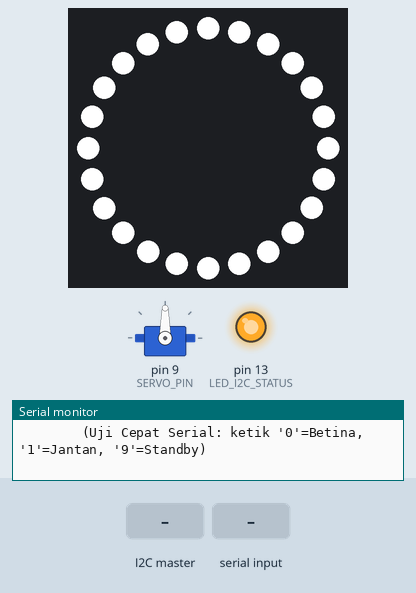
A sketch run on a simulated Arduino Uno, built with avr-gcc and run on an emulated ATmega328P. On the bench: 24 RGB LEDs in a ring, first at the top, clockwise, servo, output pins drawn as LEDs (lit = HIGH), the last lines printed to the serial monitor. Inputs (shaded band) come from the test bench.

Above: at 3.3 s.
3.4 s: the I2C master sends the byte 0
At 4.1 s:
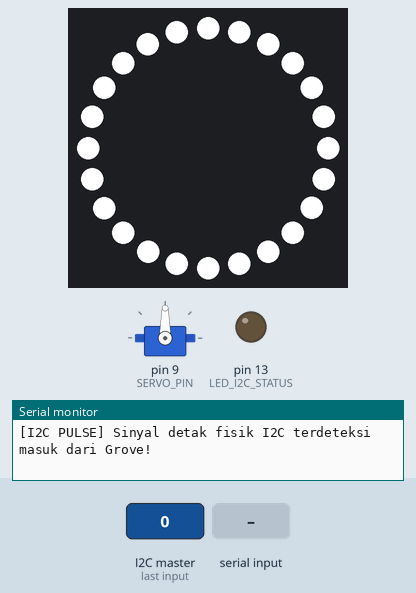
4.9 s: "0" received over Serial
At 6.1 s:
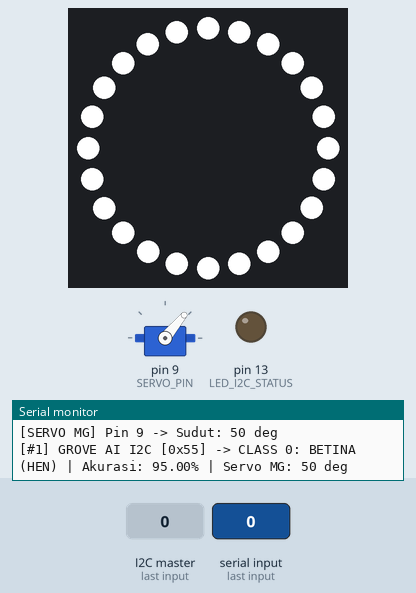
6.4 s: "1" received over Serial
At 7.2 s:
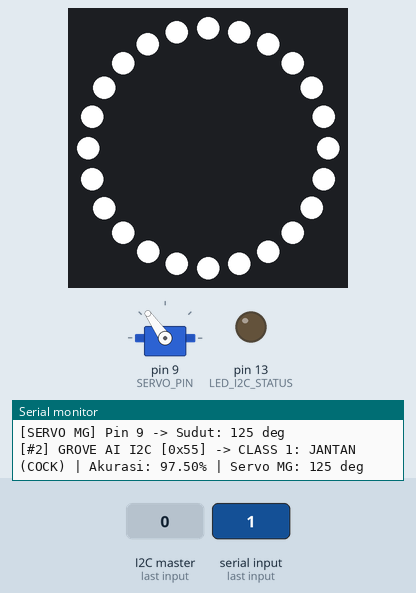
7.9 s: the I2C master sends the byte 1
At 8.8 s:
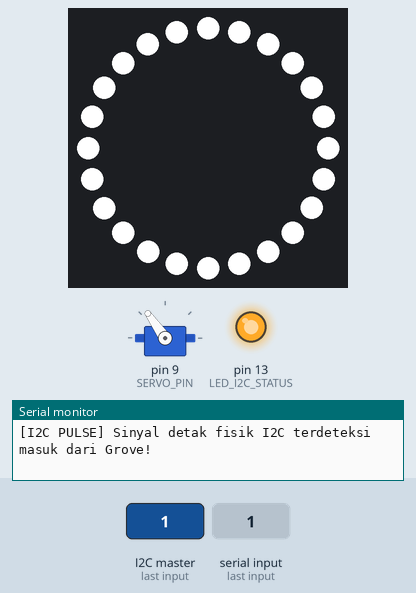
10.9 s: the I2C master sends the byte 9
At 12.3 s:
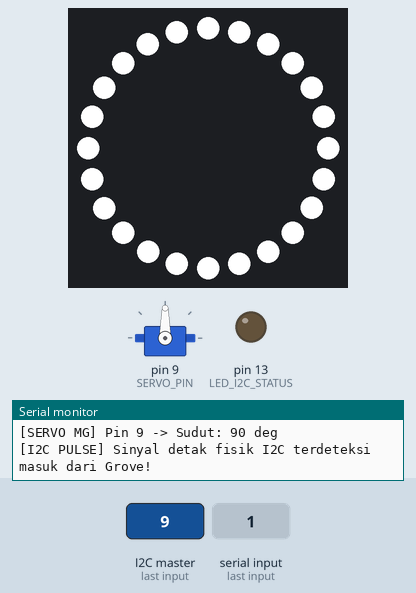
Timing chart, 0 to 13.9 s (numbered marks = the images above; inputs shaded):
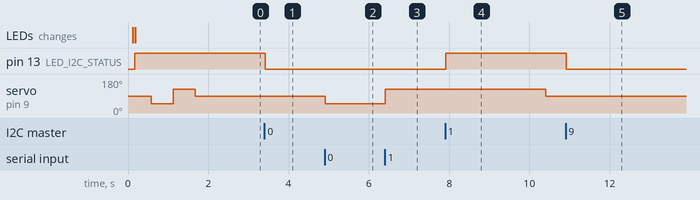

The sketch:

main_fix.ino
```cpp
/*
 * main_fix.ino — Firmware Master Controller Arduino Uno R3 (PP2 Egg Sexing AI)
 *
 * Target Board: "Arduino Uno" (ATmega328P @ 16 MHz)
 * Lokasi File : PP2/firmware/main_fix/main_fix.ino
 *
 * ARSITEKTUR SESUAI SKEMATIK HARDWARE:
 *   - Arduino Uno terhubung ke Logic Level Converter (U3) sisi HV (5V):
 *       Pin 18 (A4) -> SDA1 (HV2)
 *       Pin 19 (A5) -> SCL1 (HV1)
 *   - Sisi LV (3.3V) terhubung ke:
 *       Grove Vision AI V2 (PA3 -> SDA2, PA2 -> SCL2)
 *
 * PERBAIKAN KRUSIAL I2C:
 *   1. Menjadikan Arduino Uno sebagai PURE I2C SLAVE (0x55) tanpa pernah memanggil
 *      Wire.beginTransmission() yang menyebabkan driver TWI AVR terkunci di Master Mode.
 *   2. Menghapus perintah digitalWrite(SDA, LOW) yang sebelumnya mengganggu
 *      resistor pull-up 10k pada Logic Level Converter U3.
 *   3. Menjamin respon ACK 100% instan ke Grove Vision AI V2 di setiap inferensi.
 *   4. Kendali Motor Servo MG di Pin 9 (PWM Timer1) dengan Cooldown 4 detik.
 */

#include <Arduino.h>
#include <Wire.h>
#include <Servo.h>
#include <Adafruit_NeoPixel.h>

// ============================================================================
// 1. KONFIGURASI PERANGKAT KERAS (ARDUINO UNO R3)
// ============================================================================

// Alamat I2C Slave Arduino Uno (Target pengiriman dari Grove Vision AI V2)
#define GROVE_I2C_SLAVE_ADDR  0x55
#define I2C_BUS_FREQ          100000UL

// Pin LED Indikator I2C (LED "L" bawaan papan Arduino Uno pada Pin 13)
#define LED_I2C_STATUS        LED_BUILTIN // Pin 13

// Konfigurasi Lampu WS2812 / NeoPixel Ring (Pin D6)
// Wiring Fisik:
//   - GND -> GND Arduino / GND Power
//   - 5V  -> 5V Power Supply / 5V Arduino
//   - DI / D1 (Data In) -> Pin D6 Arduino
#define WS2812_PIN            6       // Pin data digital D6 (terhubung ke DI/D1 WS2812)
#define WS2812_NUM_LEDS       24      // Jumlah mata LED ring (mendukung 8, 12, 16, hingga 24 LED)
#define WS2812_BRIGHTNESS     255     // Kecerahan maksimal (0-255)

// Konfigurasi Motor Servo MG (Metal Gear) pada Pin 9
#define SERVO_PIN             9
#define SERVO_MIN_US          500     // Pulsa 0 derajat servo MG (500 us)
#define SERVO_MAX_US          2500    // Pulsa 180 derajat servo MG (2500 us)

// Sudut Gerak Servo Pemilah
#define SERVO_ANGLE_BETINA    50      // 45 derajat  -> Jalur Sortir Kiri (Betina)
#define SERVO_ANGLE_STANDBY   90      // 90 derajat  -> Posisi Netral / Standby
#define SERVO_ANGLE_JANTAN    125     // 135 derajat -> Jalur Sortir Kanan (Jantan)

// Durasi Tahan (Cooldown) Sebelum Servo Kembali ke Center (90°)
#define SORT_COOLDOWN_MS      4000UL  // 4 detik tahan sortir lalu auto-reset ke 90°
#define UNDEF_COOLDOWN_MS     2500UL  // 2,5 detik tampil Undefined

// Protokol Paket dari Grove Vision AI V2
#define PP2_PKT_HEADER        0xAA
#define PP2_PKT_SIZE          5

// ============================================================================
// 2. DEFINISI STATE MACHINE CONTROLLER
// ============================================================================
typedef enum {
    STATE_BOOT_INIT = 0,
    STATE_WAITING_DATA,         // Standby: Servo 90° (Tengah), Menunggu hasil deteksi AI
    STATE_SORT_BETINA,          // Deteksi Betina: Servo 0° (Kiri), Cooldown 4 detik
    STATE_SORT_JANTAN,          // Deteksi Jantan: Servo 180° (Kanan), Cooldown 4 detik
    STATE_UNDEFINED             // Undefined: Servo 90°
} uno_state_t;

// ============================================================================
// 3. OBJEK & VARIABEL GLOBAL
// ============================================================================
Servo eggServo;
Adafruit_NeoPixel ledRing(WS2812_NUM_LEDS, WS2812_PIN, NEO_GRB + NEO_KHZ800);

volatile bool     g_i2c_activity_flag = false;
volatile bool     g_new_packet_flag   = false;
volatile bool     g_packet_err_flag   = false;
volatile uint8_t  g_rx_class_id       = 2;
volatile uint8_t  g_rx_conf_int       = 0;
volatile uint8_t  g_rx_conf_dec       = 0;
volatile uint16_t g_packet_count      = 0;

uno_state_t g_current_state           = STATE_BOOT_INIT;
uint8_t     g_current_angle           = SERVO_ANGLE_STANDBY;
uint32_t    g_state_enter_ms          = 0;

// Callback deklarasi
void onGroveReceive(int numBytes);

// ============================================================================
// 4. FUNGSI KONTROL MOTOR SERVO MG (PIN 9 TIMER1)
// ============================================================================
void setServoAngle(uint8_t targetAngle)
{
    if (targetAngle > 180) targetAngle = 180;
    g_current_angle = targetAngle;
    eggServo.write(g_current_angle);

    Serial.print(F("[SERVO MG] Pin 9 -> Sudut: "));
    Serial.print(g_current_angle);
    Serial.println(F(" deg"));
}

// Helper Lampu WS2812 NeoPixel Ring (Pin D6)
void setWS2812Color(uint8_t r, uint8_t g, uint8_t b)
{
    for (uint16_t i = 0; i < WS2812_NUM_LEDS; i++) {
        ledRing.setPixelColor(i, ledRing.Color(r, g, b));
    }
    ledRing.show();
}

// ============================================================================
// 5. INTERRUPT CALLBACK I2C SLAVE (MENERIMA 5 BYTE DARI GROVE VISION AI V2)
// ============================================================================
void onGroveReceive(int numBytes)
{
    // Indikator Visual Fisik: Toggle LED "L" (Pin 13) seketika saat ada sinyal I2C masuk!
    digitalWrite(LED_I2C_STATUS, !digitalRead(LED_I2C_STATUS));
    g_i2c_activity_flag = true;

    if (numBytes < PP2_PKT_SIZE) {
        while (Wire.available()) {
            Wire.read();
        }
        return;
    }

    uint8_t pkt[PP2_PKT_SIZE];
    for (uint8_t i = 0; i < PP2_PKT_SIZE; ++i) {
        pkt[i] = (uint8_t)Wire.read();
    }
    while (Wire.available()) {
        Wire.read();
    }

    // Validasi Header (0xAA) & XOR Checksum
    uint8_t calc_crc = (uint8_t)(pkt[0] ^ pkt[1] ^ pkt[2] ^ pkt[3]);
    if (pkt[0] != PP2_PKT_HEADER || pkt[4] != calc_crc || pkt[1] > 2) {
        g_packet_err_flag = true;
        return;
    }

    // Paket valid dari Grove Vision AI V2 berhasil diterima!
    g_rx_class_id     = pkt[1];
    g_rx_conf_int     = pkt[2];
    g_rx_conf_dec     = pkt[3];
    g_packet_count    = g_packet_count + 1;
    g_new_packet_flag = true;
}

// ============================================================================
// 6. TRANSISI STATE MACHINE ARDUINO UNO
// ============================================================================
void transitionToState(uno_state_t nextState)
{
    g_current_state = nextState;

    if (nextState == STATE_SORT_BETINA) {
        setServoAngle(SERVO_ANGLE_BETINA);
        g_state_enter_ms = millis();
    }
    else if (nextState == STATE_SORT_JANTAN) {
        setServoAngle(SERVO_ANGLE_JANTAN);
        g_state_enter_ms = millis();
    }
    else if (nextState == STATE_WAITING_DATA) {
        setServoAngle(SERVO_ANGLE_STANDBY);
        g_state_enter_ms = millis();
    }
    else {
        setServoAngle(SERVO_ANGLE_STANDBY);
        g_state_enter_ms = millis();
    }
}

// Helper log Serial Monitor
static void logClassificationSerial(uint16_t pktNum, uint8_t cls, uint8_t cInt, uint8_t cDec)
{
    Serial.print(F("[#"));
    Serial.print(pktNum);
    Serial.print(F("] GROVE AI I2C [0x55] -> CLASS "));
    Serial.print(cls);
    if (cls == 0) {
        Serial.print(F(": BETINA (HEN) | Akurasi: "));
    } else if (cls == 1) {
        Serial.print(F(": JANTAN (COCK) | Akurasi: "));
    } else {
        Serial.print(F(": UNDEFINED | Akurasi: "));
    }
    Serial.print(cInt);
    Serial.print('.');
    if (cDec < 10U) Serial.print('0');
    Serial.print(cDec);
    Serial.print(F("% | Servo MG: "));
    Serial.print(g_current_angle);
    Serial.println(F(" deg"));
}

// ============================================================================
// 7. SETUP & MAIN LOOP ARDUINO UNO R3
// ============================================================================
void setup()
{
    Serial.begin(115200);
    delay(100);
    Serial.println(F("\n========================================================"));
    Serial.println(F("  PP2 EGG SEXING — ARDUINO UNO R3 (I2C SLAVE 0x55)     "));
    Serial.println(F("  Level Converter U3: A4 (SDA1) & A5 (SCL1)            "));
    Serial.println(F("========================================================"));

    // 0. Inisialisasi Lampu WS2812 NeoPixel Ring (Pin D6) - AKTIF PUTIH NYALA TERUS
    ledRing.begin();
    ledRing.clear();
    ledRing.show();
    delay(50); // Latch reset WS2812
    ledRing.setBrightness(WS2812_BRIGHTNESS);
    setWS2812Color(255, 255, 255); // Putih Terang untuk Penerangan Optimal Kamera AI
    Serial.println(F("[WS2812] Lampu Penerangan Kamera (Pin D6) -> AKTIF PUTIH (NYALA TERUS)"));

    // 1. Inisialisasi LED Indikator I2C (LED "L" Pin 13)
    pinMode(LED_I2C_STATUS, OUTPUT);
    digitalWrite(LED_I2C_STATUS, HIGH); // LED ON = Slave 0x55 Init Selesai & Siap!

    // 2. Inisialisasi PURE I2C SLAVE pada Alamat 0x55
    Wire.begin((uint8_t)GROVE_I2C_SLAVE_ADDR);
    Wire.setClock(I2C_BUS_FREQ);
    Wire.onReceive(onGroveReceive);

    // 3. Inisialisasi Motor Servo MG pada Pin 9
    eggServo.attach(SERVO_PIN, SERVO_MIN_US, SERVO_MAX_US);
    g_current_state = STATE_BOOT_INIT;

    Serial.println(F("[INIT] Self-Test Motor Servo MG (90 -> 45 -> 135 -> 90 deg)..."));
    setServoAngle(SERVO_ANGLE_STANDBY);
    delay(400);
    setServoAngle(SERVO_ANGLE_BETINA);
    delay(550);
    setServoAngle(SERVO_ANGLE_JANTAN);
    delay(550);
    setServoAngle(SERVO_ANGLE_STANDBY);
    delay(450);

    // 4. Masuk ke State Standby
    transitionToState(STATE_WAITING_DATA);

    Serial.println(F("[READY] I2C Slave Siap di Alamat: 0x55 (LED L Pin 13 = ON)"));
    Serial.println(F("        Menunggu paket I2C dari Grove Vision AI V2..."));
    Serial.println(F("        (Uji Cepat Serial: ketik '0'=Betina, '1'=Jantan, '9'=Standby)"));
}

void loop()
{
    uint32_t now = millis();

    // 0. Uji Cepat via Serial Monitor
    if (Serial.available() > 0) {
        char ch = (char)Serial.read();
        if (ch == '0') {
            g_rx_class_id = 0; g_rx_conf_int = 95; g_rx_conf_dec = 0;
            g_packet_count++;  g_new_packet_flag = true;
        } else if (ch == '1') {
            g_rx_class_id = 1; g_rx_conf_int = 97; g_rx_conf_dec = 50;
            g_packet_count++;  g_new_packet_flag = true;
        } else if (ch == '9') {
            transitionToState(STATE_WAITING_DATA);
        } else if (ch == 'w' || ch == 'W') {
            setWS2812Color(255, 255, 255);
            Serial.println(F("[WS2812] Lampu Putih D6 di-refresh!"));
        }
    }

    // 0b. Deteksi Sinyal Fisik Masuk ke I2C Slave
    if (g_i2c_activity_flag) {
        noInterrupts();
        g_i2c_activity_flag = false;
        interrupts();
        Serial.println(F("[I2C PULSE] Sinyal detak fisik I2C terdeteksi masuk dari Grove!"));
    }

    // 1. Deteksi Error Checksum
    if (g_packet_err_flag) {
        noInterrupts();
        g_packet_err_flag = false;
        interrupts();
        Serial.println(F("[WARN] Paket I2C diterima tapi Checksum Salah!"));
    }

    // 2. Paket Valid Baru Diterima dari Grove Vision AI V2
    if (g_new_packet_flag) {
        noInterrupts();
        uint8_t  cls      = g_rx_class_id;
        uint8_t  confInt  = g_rx_conf_int;
        uint8_t  confDec  = g_rx_conf_dec;
        uint16_t pktNum   = g_packet_count;
        g_new_packet_flag = false;
        interrupts();

        // Gerakkan Servo Sesuai Keputusan AI
        if (cls == 0) {
            transitionToState(STATE_SORT_BETINA);
        } else if (cls == 1) {
            transitionToState(STATE_SORT_JANTAN);
        } else {
            transitionToState(STATE_UNDEFINED);
        }
        logClassificationSerial(pktNum, cls, confInt, confDec);
        return;
    }

    // 3. Auto-Reset Cooldown 4 Detik
    if (g_current_state == STATE_SORT_BETINA || g_current_state == STATE_SORT_JANTAN) {
        if ((uint32_t)(now - g_state_enter_ms) >= SORT_COOLDOWN_MS) {
            Serial.println(F("[RESET] Cooldown 4s selesai -> Servo kembali ke 90 deg (Standby)."));
            transitionToState(STATE_WAITING_DATA);
        }
    }
    else if (g_current_state == STATE_UNDEFINED) {
        if ((uint32_t)(now - g_state_enter_ms) >= UNDEF_COOLDOWN_MS) {
            transitionToState(STATE_WAITING_DATA);
        }
    }

    delay(10);
}
```

Measured:
- after the input at 3.4 s, pin 13 (LED_I2C_STATUS): HIGH → LOW at once
- after the input at 4.9 s, servo on pin 9 (SERVO_PIN): 90° → 50° at once
- after the input at 6.4 s, servo on pin 9 (SERVO_PIN): 50° → 125° at once
- after the input at 7.9 s, pin 13 (LED_I2C_STATUS): LOW → HIGH at once
- after the input at 10.9 s, pin 13 (LED_I2C_STATUS): HIGH → LOW at once
